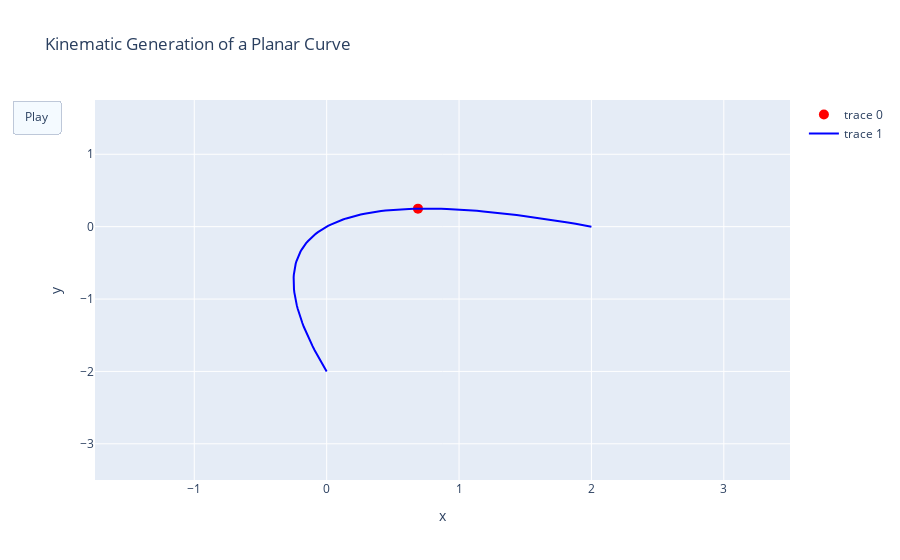

The cell this chart's notebook holds for it:
### Markdown cell above
## ¿Cómo representar un objeto que se mueve?

Los planos espaciales están muy bien para representar objetos *inmóviles* en un lugar respecto a una referencia. Pero ¿si queremos representar un objeto en movimiento?. En la práctica no es tan sencillo dibujar la *trayectoria* de algo cambiando de posición, por una serie de razones (a mí se me ocurrieron sólo un par):

- Necesitamos conocer todos los puntos en el espacio por los que el objeto se ha movido,
- Hay que involucrar una nueva variable que nace de la pregunta, ¿en que momento se encontraba en un punto $(x,y)$?,
- Hay que saber dibujar como un dios. 

Y el segundo punto es el más interesante porque hemos incluido un nuevo parámetro que describe el desplazamiento espacial de un objeto: el *tiempo*.
Para los antiguos, el tiempo no era parte del espacio y se consideraba una medida del momento en el que las cosas ocurren.

Pero meter una nueva variable nos mete un problema extra. Ve la animación que sigue (dale click en Play :D). Si comenzaramos a trazar la trayectoria de un objeto, sería necesario etiquetar en cada punto de la curva (por donde pasa el puntito rojo) el momento en el que pasó por ahí. La gráfica estaría llena de texto (en el presente esto ya no ocurre si tienes tiempo infinto para programar, pero imaginemos que no existen las computadoras) o necesitaríamos consultar en todo momemento una tabla llena de número. Esto molestó a los que se dedicaron a examinar la *cinemática* de los cuerpos y se pusieron a pensar cómo representar de forma más cómoda el movimiento de las cosas.

### Code cell
import plotly.graph_objects as go

import numpy as np

# Generate curve data
t = np.linspace(-1, 1, 100)
x = t + t ** 2
y = t - t ** 2
xm = np.min(x) - 1.5
xM = np.max(x) + 1.5
ym = np.min(y) - 1.5
yM = np.max(y) + 1.5
N = 50
s = np.linspace(-1, 1, N)
xx = s + s ** 2
yy = s - s ** 2


# Create figure
fig = go.Figure(
    data=[go.Scatter(x=x, y=y,
                     mode="lines",
                     line=dict(width=2, color="blue")),
          go.Scatter(x=x, y=y,
                     mode="lines",
                     line=dict(width=2, color="blue"))],
    layout=go.Layout(
        xaxis=dict(range=[xm, xM], autorange=False, zeroline=False, title="x"),
        yaxis=dict(range=[ym, yM], autorange=False, zeroline=False, title="y"),
        title_text="Kinematic Generation of a Planar Curve", hovermode="closest",
        updatemenus=[dict(type="buttons",
                          buttons=[dict(label="Play",
                                        method="animate",
                                        args=[None])])]),
    frames=[go.Frame(
        data=[go.Scatter(
            x=[xx[k]],
            y=[yy[k]],
            mode="markers",
            marker=dict(color="red", size=10))])

        for k in range(N)]
)

fig.show()

### Figure 1 — Plotly figure (JSON) as saved in the notebook; plotly's stock layout.template omitted (floating-point values rounded to 4 significant figures)
{"data": [{"line": {"color": "blue", "width": 2}, "marker": {"color": "red", "size": 10}, "mode": "markers", "type": "scatter", "x": [0.6897], "y": [0.2491]}, {"line": {"color": "blue", "width": 2}, "mode": "lines", "type": "scatter", "x": [0, -0.01979, -0.03877, -0.05693, -0.07428, -0.09081, -0.1065, -0.1214, -0.1355, -0.1488, -0.1612, -0.1728, -0.1837, -0.1937, -0.2028, -0.2112, -0.2188, -0.2255, -0.2314, -0.2365, -0.2408, -0.2443, -0.2469, -0.2488, -0.2498, -0.25, -0.2494, -0.2479, -0.2457, -0.2426, -0.2388, -0.2341, -0.2285, -0.2222, -0.2151, -0.2071, -0.1983, -0.1888, -0.1783, -0.1671, -0.1551, -0.1422, -0.1286, -0.1141, -0.09877, -0.08264, -0.06571, -0.04795, -0.02938, -0.009999, 0.0102, 0.03122, 0.05306, 0.07571, 0.09917, 0.1235, 0.1486, 0.1745, 0.2012, 0.2288, 0.2571, 0.2863, 0.3163, 0.3471, 0.3787, 0.4112, 0.4444, 0.4785, 0.5134, 0.5491, 0.5857, 0.623, 0.6612, 0.7001, 0.7399, 0.7805, 0.822, 0.8642, 0.9073, 0.9511, 0.9958, 1.041, 1.088, 1.135, 1.183, 1.232, 1.281, 1.331, 1.383, 1.435, 1.488, 1.541, 1.596, 1.651, 1.707, 1.764, 1.822, 1.88, 1.94, 2], "y": [-2, -1.94, -1.88, -1.822, -1.764, -1.707, -1.651, -1.596, -1.541, -1.488, -1.435, -1.383, -1.331, -1.281, -1.232, -1.183, -1.135, -1.088, -1.041, -0.9958, -0.9511, -0.9073, -0.8642, -0.822, -0.7805, -0.7399, -0.7001, -0.6612, -0.623, -0.5857, -0.5491, -0.5134, -0.4785, -0.4444, -0.4112, -0.3787, -0.3471, -0.3163, -0.2863, -0.2571, -0.2288, -0.2012, -0.1745, -0.1486, -0.1235, -0.09917, -0.07571, -0.05306, -0.03122, -0.0102, 0.009999, 0.02938, 0.04795, 0.06571, 0.08264, 0.09877, 0.1141, 0.1286, 0.1422, 0.1551, 0.1671, 0.1783, 0.1888, 0.1983, 0.2071, 0.2151, 0.2222, 0.2285, 0.2341, 0.2388, 0.2426, 0.2457, 0.2479, 0.2494, 0.25, 0.2498, 0.2488, 0.2469, 0.2443, 0.2408, 0.2365, 0.2314, 0.2255, 0.2188, 0.2112, 0.2028, 0.1937, 0.1837, 0.1728, 0.1612, 0.1488, 0.1355, 0.1214, 0.1065, 0.09081, 0.07428, 0.05693, 0.03877, 0.01979, 0]}], "layout": {"autosize": true, "hovermode": "closest", "title": {"text": "Kinematic Generation of a Planar Curve"}, "updatemenus": [{"buttons": [{"args": [null], "label": "Play", "method": "animate"}], "type": "buttons"}], "xaxis": {"autorange": false, "range": [-1.75, 3.5], "title": {"text": "x"}, "type": "linear", "zeroline": false}, "yaxis": {"autorange": false, "range": [-3.5, 1.75], "title": {"text": "y"}, "type": "linear", "zeroline": false}}}
